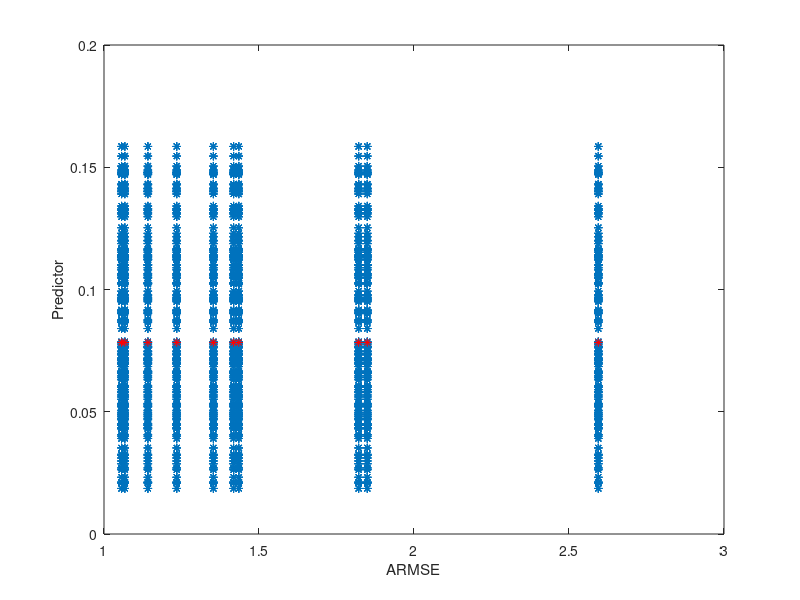
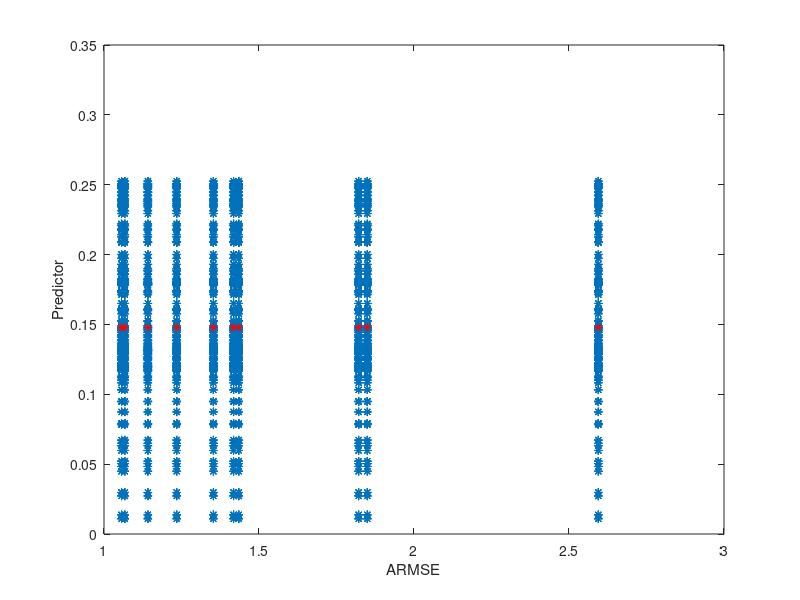
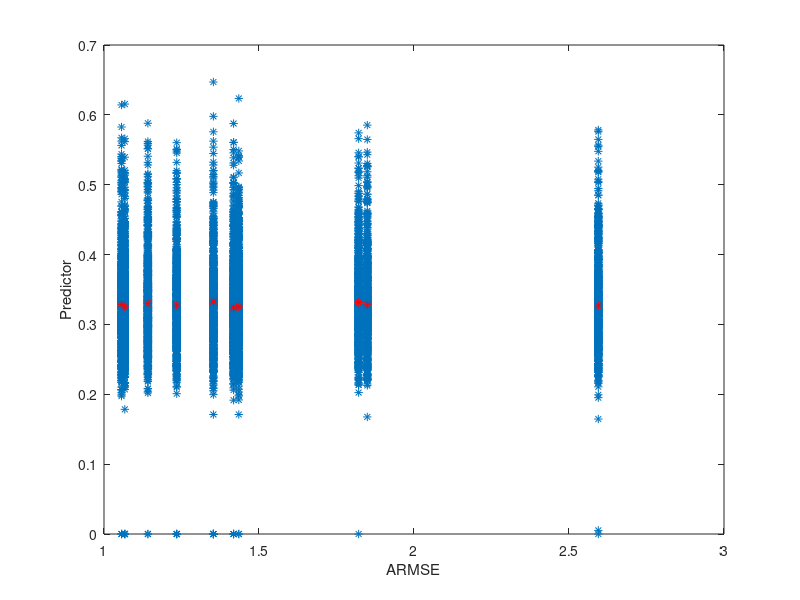
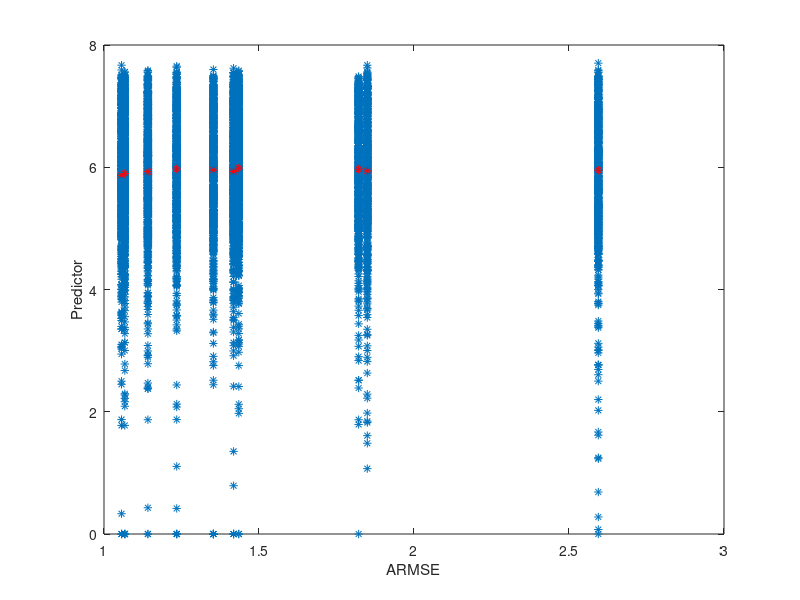

The MATLAB source for these figures, in order:
close all;
load('2011_09_26_drive_0005_sync_learnedPredSpaceIter10.mat')
%scatter(learnedPredSpace.weights, zeros(1, length(learnedPredSpace.weights)))

%%
close all;
for i = 1:size(learnedPredSpace.predVectors,1)
    A = [learnedPredSpace.weights' ones(length(learnedPredSpace.weights),1)];
    x = (A'*A)\(A'*learnedPredSpace.predVectors(i,:)');
    x(1)
    figure
    plot(learnedPredSpace.weights, learnedPredSpace.predVectors(i,:), '*')
    hold on
    uniqueWeights = unique(learnedPredSpace.weights);
    meanPredictors = NaN(1, length(uniqueWeights));
    for w = 1:length(uniqueWeights)
        meanPredictors(w) = median(learnedPredSpace.predVectors(i,learnedPredSpace.weights==uniqueWeights(w)));
    end
    plot(uniqueWeights, meanPredictors, 'r*');
    xlabel('ARMSE')
    ylabel('Predictor')
end


% subplot(5,2,7)
% subplot(5,2,8)
% plot(learnedPredSpace.weights, learnedPredSpace.predVectors(8,:), '*')
% subplot(5,2,9)
% plot(learnedPredSpace.weights, learnedPredSpace.predVectors(9,:), '*')

